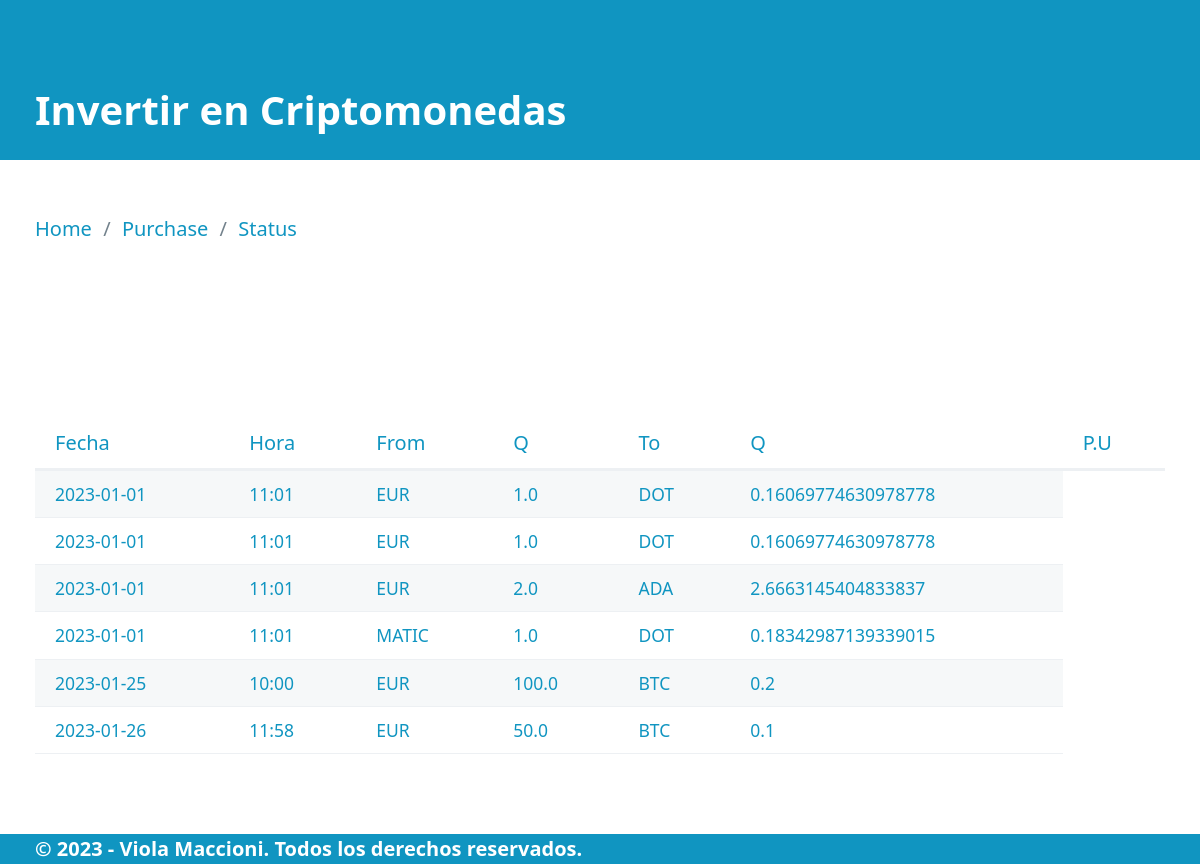
Before: / with the older database file.
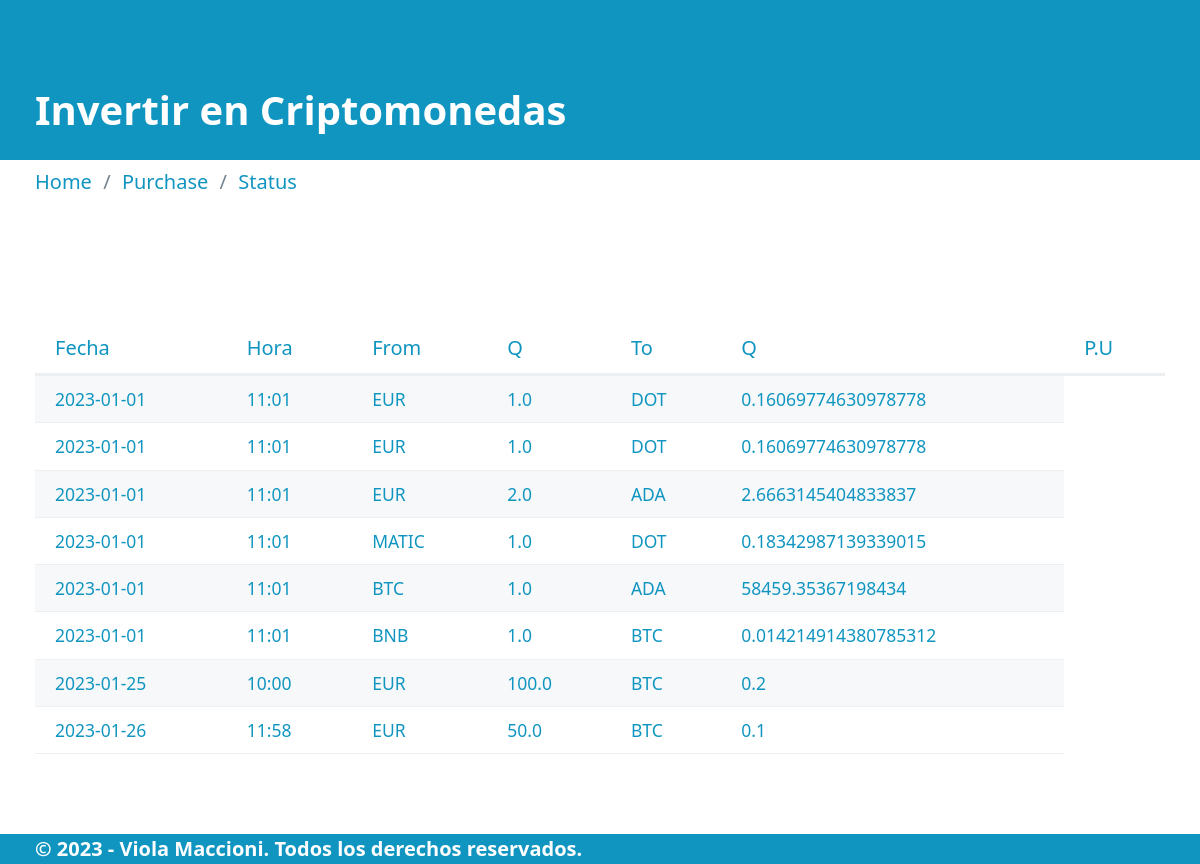
After: the same page with the newer database file.
### tables this page shows
CREATE TABLE "movements" (
	"id"	INTEGER,
	"date"	TEXT NOT NULL,
	"time"	TEXT NOT NULL,
	"moneda_from"	TEXT NOT NULL,
	"cantidad_from"	REAL NOT NULL,
	"moneda_to"	TEXT NOT NULL,
	"cantidad_to"	REAL NOT NULL,
	PRIMARY KEY("id" AUTOINCREMENT)
);

### registro_ig/routes.py (the view)
@app.route("/")
def index():
    registros = select_all()
    datos_mov=[
        {"id":1, "date":"2023-25-01", "time":"11:55", "moneda_from":"EUR", "cantidad_from":1000.0, "moneda_to":"BTC", "cantidad_to":"0.2"}
    ]
    return render_template("index.html",pageTitle="Todos",data=registros)#data esta en index con jinja, y aqui creamos la variable asignandole la lista de diccionario data_mov

### registro_ig/models.py (called while the page is built)
def select_all():#importo todo lo que hay en el form sql a la pagina html
    connect = Conexion("select id,date,time,moneda_from,cantidad_from,moneda_to,cantidad_to from movements order by date;")
    columnas= connect.res.description#capturo los nombres de columnas
    filas = connect.res.fetchall()#capturo las filas de datos
    resultado= []#lista para guadar diccionario
    for fila in filas:
        dato={}#crear un diccionario para cada registro
        posicion=0#crear una posicion de columna para adjuntar y incrementar
        for campo in columnas:
            dato[campo[0]]=fila[posicion]#el campo columna es siempre en 0
            posicion += 1
        resultado.append(dato)
    connect.con.close()
    return resultado

### registro_ig/templates/index.html
{% extends "base.html" %}
{% block section %}
{% if data %}
    <table role="grid">
        <thead>
            <tr>
                <th>Fecha</th>
                <th>Hora</th>
                <th>From</th>
                <th>Q</th>
                <th>To</th>
                <th>Q</th>
                <th>P.U</th>
            </tr>
        </thead>
        <tbody>
            {% for movements in data %}
            <tr>
                <td>{{movements.date}}</td>
                <td>{{movements.time}}</td>
                <td>{{movements.moneda_from}}</td>
                <td>{{movements.cantidad_from}}</td>
                <td>{{movements.moneda_to}}</td>
                <td>{{movements.cantidad_to}}</td>
             </tr>
            {% endfor %}
        </tbody>
    </table>
{% else %}
<h3>No existen datos de movimientos...</h3>
{% endif %}
{% endblock %}

### registro_ig/templates/base.html (shortened to what this page needs)
<!DOCTYPE html>
<html lang="en">
<head>
    <link rel="stylesheet" href="/static/css/pico.css">
    <link rel="stylesheet" href="/static/css/styles.css">
</head>
<body>
    <header>
        <div class="container">
            Invertir en Criptomonedas
        </div>
    </header>
        <nav aria-label="breadcrumb" class="container">
            <ul>
              <li><a href="/">Home</a></li>
              <li><a href="/purchase">Purchase</a></li>
              <li><a href="/status">Status<a>
            </ul>
          </nav>
    <section class="container">
        {% block section %}
        {% endblock %}
    </section>
    <footer>
        <div class="container">
            &copy; 2023 - Viola Maccioni. Todos los derechos reservados.
        </div>
    </footer>
</body>
</html>

### registro_ig/static/css/styles.css (style rules this page uses)
footer { background-color: var(--primary); color: var(--primary-inverse); font-size: 1.0em; font-weight: bold; }
header { background-color: var(--primary); color: var(--primary-inverse); font-size: 2.0em; font-weight: bold; }
body { min-height: 108vh; display: grid; grid-template-rows: auto 40px 1fr auto; margin: 1; }

Changed rows visible on the page:
added movements: date "2023-01-01", time "11:01", moneda_from "BTC", cantidad_from "1.0", moneda_to "ADA", cantidad_to "58459.35367198434"
added movements: date "2023-01-01", time "11:01", moneda_from "BNB", cantidad_from "1.0", moneda_to "BTC", cantidad_to "0.014214914380785312"
